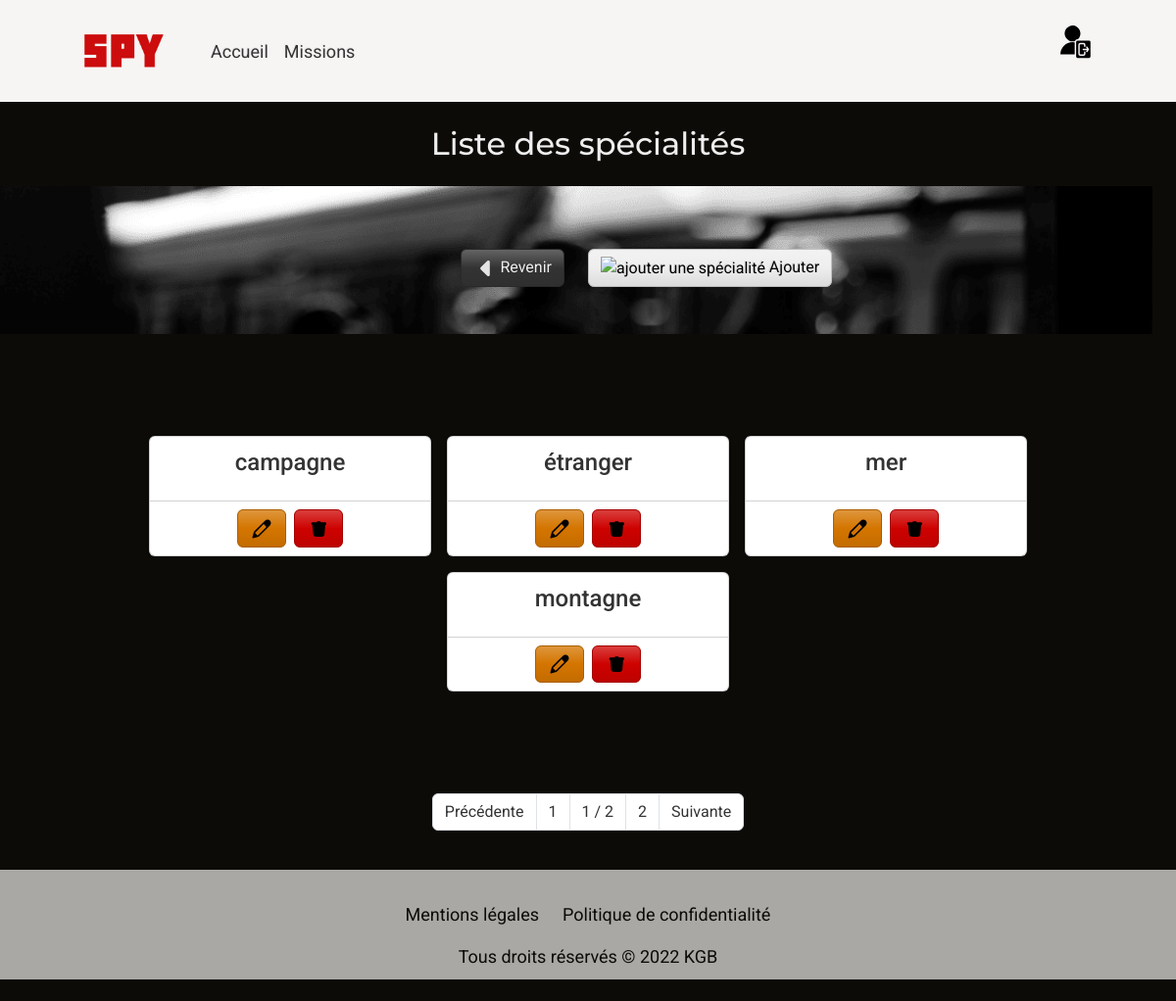
The app's page /specialitiesList (signed in) with its own data.
### tables this page shows
CREATE TABLE `Specialities` (
  `name_speciality` varchar(50) NOT NULL
);

### controllers/SpecialityController.php (called while the page is built, shortened)
<?php
require_once("models/SpecialityManager.php");
class SpecialityController {
    private SpecialityManager $specialityManager;
    public function __construct() {
        $this->specialityManager = new SpecialityManager();
    }
    private function generatePage(array $data) : void {
        extract($data);
        require_once($view);
    }
    public function specialitiesList() : void {
        $specialities = $this->specialityManager->getAll();
        $data_page = [
            "page_description" => "Page listant les spécialités des missions",
            "page_title" => "Liste des spécialités des missions",
            "page_css" => "list.css",
            "page_javascript" => ["list.js"],
            "specialities" => $specialities,
            "view" => "views/read/specialitiesView.php",
            "template" => "views/common/template.php"
        ];
        $this->generatePage($data_page);
    }
}

### models/SpecialityManager.php (called while the page is built, shortened)
<?php
require_once("models/Class/Speciality.php");
class SpecialityManager extends Model {
    public function getAll() : array {
        $specialities = [];
        $pdo = $this->getDb();
        $req = $pdo->prepare("SELECT * FROM Specialities");
        $req->execute();
        $data = $req->fetchAll(PDO::FETCH_ASSOC);
        foreach($data as $speciality) {
            $specialities[] = new Speciality($speciality);
        }
        return $specialities;
    }
}

### models/Class/Speciality.php (called while the page is built, shortened)
<?php
class Speciality {
    private string $name_speciality;
    public function hydrate($data): void {
        foreach($data as $key=>$value) {
            $method = "set".ucfirst($key);
        }
    }
    public function getName_speciality() { return $this->name_speciality;}
    public function setName_speciality($name_speciality) { $this->name_speciality = $name_speciality; return $this; }
}

### views/read/specialitiesView.php (the view)
<div class="row">
    <section class="container">
        <div class="row d-flex justify-content-center">
            <div class="col-12 mb-3">
                <h1 class="text-light">Liste des spécialités</h1>
            </div>
        </div>
    </section>
    <div class="row">
        <section class="container bg-list">
            <div class="row my-md-5">
                <div class="col-6 d-flex justify-content-end mt-3">
                    <a href="<?= URL?>createMission" class="btn btn-dark text-light"><img src="<?= URL ?>/public/assets/images/back-light.svg" alt="retour à la création de mission" style="width: 1.5rem; height:1rem;"> Revenir</a>
                </div>
                <div class="col-6 d-flex justify-content-start mt-3">
                    <a href="<?= URL?>createSpeciality" class="btn btn-light"><img src="<?= URL ?>/public/assets/images/icon-add.svg" alt="ajouter une spécialité" style="width: 1.5rem;"> Ajouter</a>
                </div>
            </div>
        </section>
    </div>
</div>
<section class="container mb-3">
    <div class="row my-md-5">
        <article class="d-flex col-12 flex-wrap justify-content-center my-5" id="lists">
                <?php foreach($specialities as $speciality) :?>
                    <div class="card m-2 " style="width: 18rem;">
                        <div class="card-body ">
                        <h4 class="card-subtitle mb-2 text-center text-dark"><?= $speciality->getName_speciality(); ?></h4>
                    </div>
                    <ul class="list-group list-group-flush">
                        <li class="list-group-item d-flex mx-auto">
                            <form method="POST" action="<?= URL ?>updateSpeciality?q=<?= $speciality->getName_speciality(); ?>">
                                <button class="btn btn-warning me-2" type="submit"><img src="<?= URL ?>/public/assets/images/icon-modify.svg" alt="modifier une spécialité" style="width: 1.5rem;"></button>
                            </form>
                            <form method="POST" action="<?= URL ?>deleteSpeciality?q=<?= $speciality->getName_speciality(); ?>" onSubmit="return confirm('Etes-vous sûr de vouloir supprimer cette spécialité ?');">
                                <button class="btn btn-danger" type="submit"><img src="<?= URL ?>/public/assets/images/icon-remove.svg" alt="supprimer une spécialité" style="width: 1.5rem;"></button>
                            </form>
                        </li>
                    </ul>
                </div>
            <?php endforeach; ?>
        </article>
    </div>
</section>
<section class="row mt-5 mb-4">
    <div class="col-12 d-flex justify-content-center">
        <nav aria-label="Page navigation">
            <ul class="pagination">
                <li class="page-item"><a class="page-link text-dark previousP" href="#">Précédente</a></li>
                <li class="page-item"><a class="page-link text-dark firstP"  href="#">1</a></li>
                <li class="page-item"><span class="page-link text-dark" id="pageInfo">1 / 2</span></li>
                <li class="page-item"><a class="page-link text-dark lastP"  href="#">2</a></li>
                <li class="page-item"><a class="page-link text-dark nextP"  href="#">Suivante</a></li>
            </ul>
        </nav>
    </div>
</section>

### public/CSS/main.css (style rules this page uses)
body { font-family: 'Roboto', sans-serif; font-size: 18px; background-color: #0D0B07; color: #F7F5F3; }
h1, h2 { color: #F7F5F3; font-family: 'Montserrat', sans-serif; text-align: center; padding-top: 2vh; }
a { color:#0D0B07; text-decoration: none; }
@media screen and (min-width: 768px) and (max-width: 1200px) { h1, h2 { font-size: 2rem; } }

### public/CSS/list.css (style rules this page uses)
.bg-list, #mission-bg { height: auto; min-width: 100%; min-height: 100%; background: url('../assets/images/spy.png'); background-size: cover; background-position: top; background-repeat: no-repeat; }

### records on screen
specialities: name_speciality "campagne"
specialities: name_speciality "étranger"
specialities: name_speciality "mer"
specialities: name_speciality "montagne"
